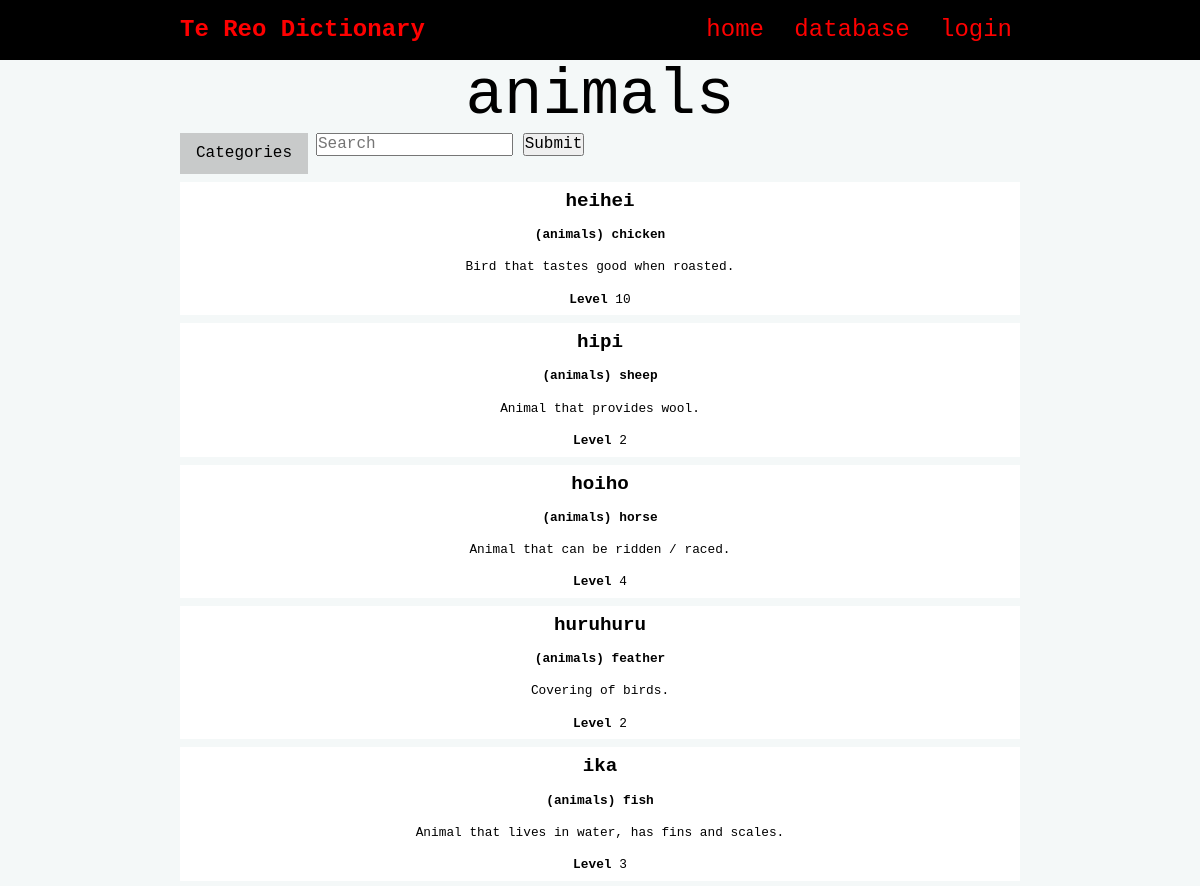
/database/2 (upper part), run on an earlier commit of the app's database.
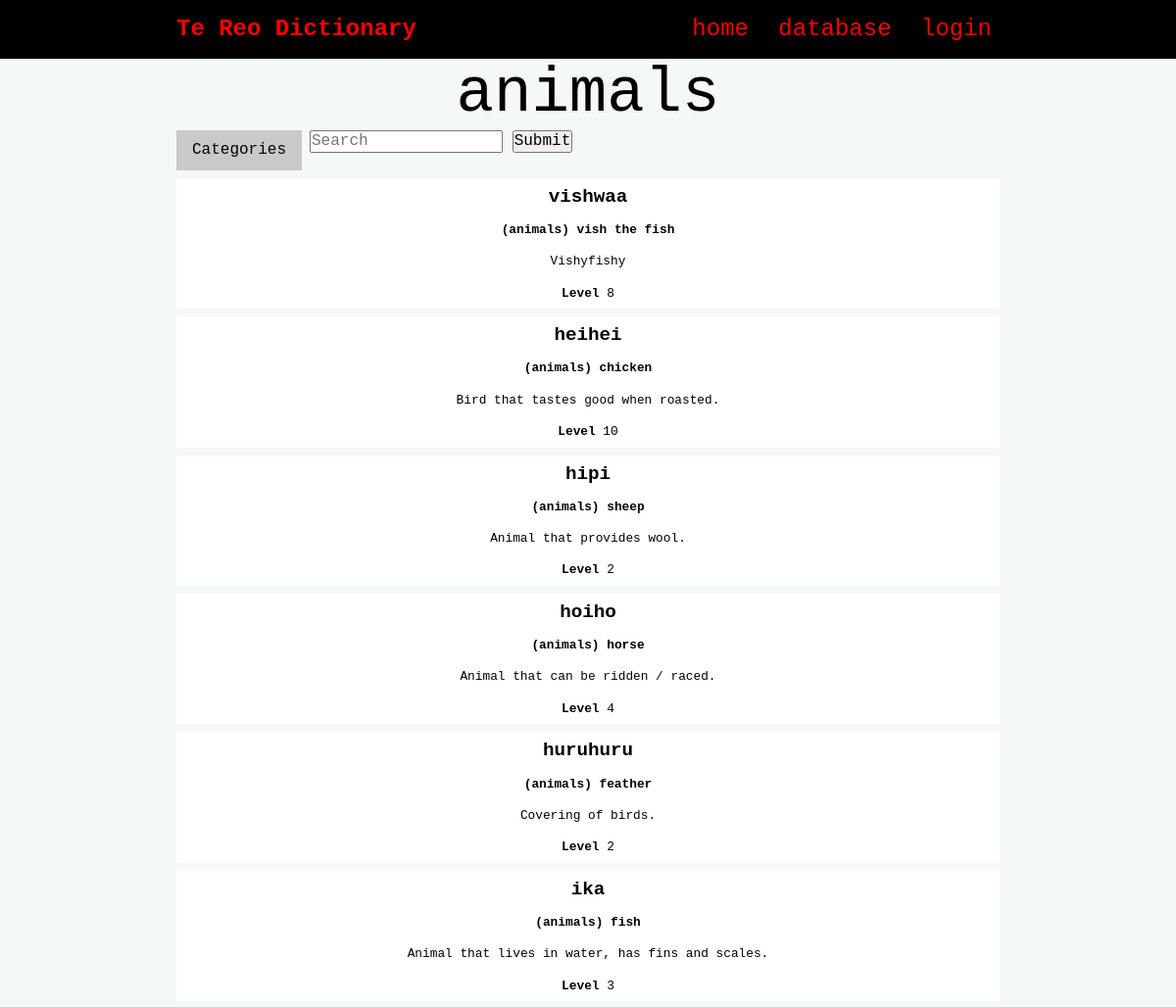
And on a later commit of the database.
### tables this page shows
CREATE TABLE "categories"
(
    id      integer                            not null
        primary key autoincrement
        unique,
    name    varchar(20)                        not null
        unique,
    user_id integer  default 1
        constraint categories_user_id__fk
            references users,
    date    datetime default current_timestamp not null
);

CREATE TABLE "entries"
(
    id          integer                            not null
        primary key autoincrement
        unique,
    maori       varchar(85)                        not null,
    english     varchar(40)                        not null,
    definition  varchar(300) default 'Pending',
    level       tinyint                            not null,
    image       varchar(44)  default 'noimage.png' not null,
    category_id integer                            not null
        constraint entries_category_id_fk
            references categories,
    user_id     integer      default 1
        constraint entries_user_id_fk
            references users,
    date        datetime     default current_timestamp
);

### app.py (the view)
@app.route('/database/<category_id>')
def render_database_categories(category_id):
    con = connect(DATABASE)
    cur = con.cursor()
    if category_id == '-1':
        query = "SELECT entries.id, entries.maori, entries.english, entries.definition, entries.level, categories.name " \
                "FROM entries " \
                "INNER JOIN categories ON entries.category_id=categories.id " \
                "ORDER BY entries.date DESC "
        cur.execute(query)
    else:
        query = "SELECT entries.id, entries.maori, entries.english, entries.definition, entries.level, categories.name " \
                "FROM entries " \
                "INNER JOIN categories ON entries.category_id=categories.id " \
                "WHERE category_id=? "\
                "ORDER BY entries.date DESC "
        cur.execute(query, (category_id, ))
    entry_list = cur.fetchall()
    query = "SELECT id, name " \
            "FROM categories " \
            "ORDER BY date ASC "
    cur.execute(query)
    category_list = cur.fetchall()
    con.close()
    if len(entry_list) == 0:
        return redirect("/no_results")
    else:
        return render_template('database.html', entries=entry_list, categories=category_list, id=int(category_id))

### app.py (called while the page is built)
def connect(db_file):  # creates a connection with the database
    try:
        connection = sqlite3.connect(db_file)
        return connection
    except sqlite3.Error as e:
        print(e)
    return None

@app.context_processor
def login_context_processor():  # jinja context processor to check if you are logged in
    return dict(logged_in=logged_in)  # calls the logged_in function to jinja

def logged_in():  # checks whether you are logged in
    if session.get("email"):  # if email exists in session tuple
        return True
    else:
        return False

@app.context_processor
def admin_context_processor():
    return dict(is_admin=is_admin)

def is_admin():
    if logged_in() and session.get("type") == 1:
        return True
    else:
        return False

### templates/database.html (shortened to what this page needs)
{% extends "base.html" %}
{% block pageheading %}
    {% if id == -1 %}
        database
    {% else %}
        {{ categories[id-1][1] }}
    {% endif %}
{% endblock %}
{% block main %}
    <div class="filters">
        <div class="dropdown">
            <button class="dropdown-button">Categories</button>
        </div>
        <div class="search-bar">
            <form method="POST" action="/search">
                <input type="text" placeholder="Search" name="search" id="search">
                <button type="submit">Submit</button>
            </form>
        </div>
    </div>
    <div class="entry">
        {% for entry in entries %}
            <a href="/entry/{{ entry[0] }}">
                <div class="entry-box">
                    <h3 class="entry-box-heading"><strong>{{ entry[1] }}</strong></h3>
                    <p class="entry-box-heading"><strong>({{ entry[5] }}) {{ entry[2] }}</strong></p>
                    <p class="entry-box-info">{{ entry[3] }}</p>
                    <p class="entry-box-info"><strong>Level </strong>{{ entry[4] }}</p>
                </div>
            </a>
        {% endfor %}
    </div>
{% endblock %}

### templates/base.html (shortened to what this page needs)
<!DOCTYPE html>
<html>
<head>
    <link rel="stylesheet" href="https://cdnjs.cloudflare.com/ajax/libs/normalize/8.0.1/normalize.css"/>
    <link href="{{ url_for('static', filename='style.css') }}" rel="stylesheet">
</head>
<body>
<nav>
    <div class="container">
        <div class="navbar-brand">Te Reo Dictionary</div>
        <div class="navbar-links">
            <a href="/">home</a>
            <a href="/database/-1">database</a>
            {% if logged_in() %}
                <a href="/logout">logout</a>
            {% else %}
                <a href="/login">login</a>
            {% endif %}
        </div>
    </div>
</nav>
<div class="container">
    <header>
        <h1>{% block pageheading %}{% endblock %}</h1>
    </header>
    <main>
        {% block main %}
        {% endblock %}
    </main>
</div>
</body>
</html>

### static/style.css (style rules this page uses)
:root { --red: #FF0000; --dark-red: #a00808; --white: #FFFFFF; --light-gray: #F4F8F8; --gray: #c8caca; --dark-gray: #959696; --black: #000000; }
* { font-family: 'Monaco', monospace; padding: 0; margin: 0; box-sizing: border-box; }
header { max-width: 100vw; word-wrap: break-word; }
body { background-color: var(--light-gray); }
.container { width: 70vw; margin: auto; }
.container::after { content: ""; clear: both; display: table; }
h1 { text-align: center; font-weight: 200; font-size: 4rem; margin: 0; }
nav { background-color: var(--black); text-align: center; font-size: 1.5rem; padding-top: 1rem; padding-bottom: 1rem; color: var(--red); }
.navbar-brand { display: inline; font-weight: 600; float: left; }
.navbar-links { display: inline; font-weight: 400; float: right; }
nav a { padding: 0 0.5rem; font-size: 1.5rem; }
a, a:visited { color: var(--red); text-decoration: none; }
.entry-box { width: 100%; background: var(--white); border: 0 solid var(--gray); color: var(--black); margin-bottom: 0.5rem; }
.entry-box-heading { padding: 0.5rem; }
.entry-box-info { padding: 0.5rem; max-width: 100%; word-wrap: break-word; }
.entry-box h3 { font-size: 1.2rem; text-align: center; }
.entry-box p { font-size: 0.8rem; margin-bottom: 0.1rem; text-align: center; }
.filters { margin-bottom: 0.5rem; display: flex; }
.search-bar { float: right; }
.dropdown { margin-right: 0.5rem; }
.dropdown .dropdown-button { background-color: var(--gray); border: none; padding: 0.7rem 1rem; }
.dropdown-button { background-color: var(--gray); }

What changed in the data, as far as the page shows it:
added entries: maori "vishwaa", name "animals", english "vish the fish", definition "Vishyfishy", level "8"
